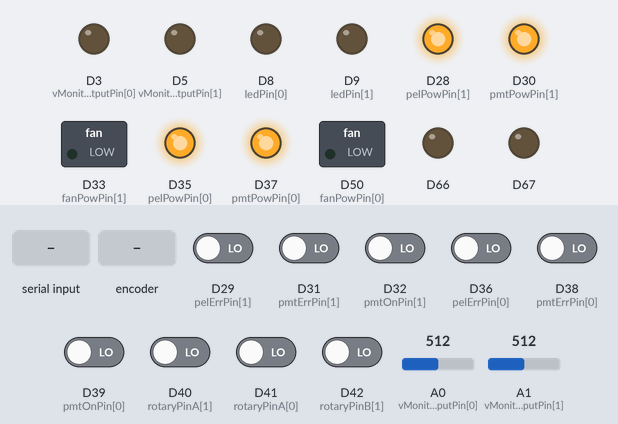
A sketch run on a simulated Arduino Due. Shown: switched loads named in the sketch (green lamp = pin HIGH), output pins drawn as LEDs (lit = HIGH). Dashed ring = blinking. The inputs (shaded band) are chosen by the test bench; at power-on: D29 (pelErrPin[1]), D31 (pmtErrPin[1]), D32 (pmtOnPin[1]), D36 (pelErrPin[0]), D38 (pmtErrPin[0]), D39 (pmtOnPin[0]), D40 (rotaryPinA[1]), D41 (rotaryPinA[0]), D42 (rotaryPinB[1]) LOW, A0 (vMonitorInputPin[0]) = 512, A1 (vMonitorInputPin[1]) = 512. What the sketch prints to the serial monitor is not drawn.

Above: at 1.2 s.
1.3 s: D31 (pmtErrPin[1]) driven HIGH
At 2.3 s:
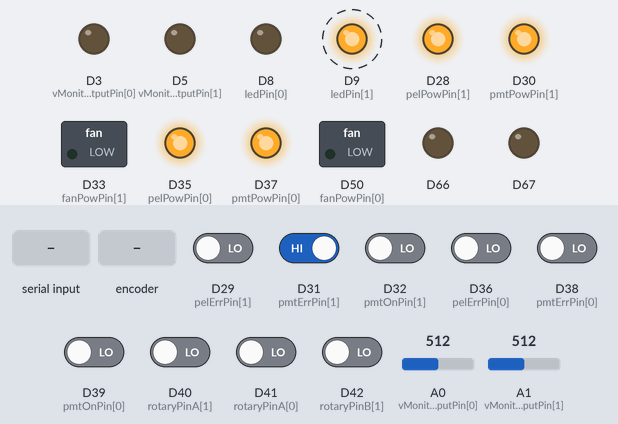
4.3 s: D38 (pmtErrPin[0]) driven HIGH
At 6.3 s:
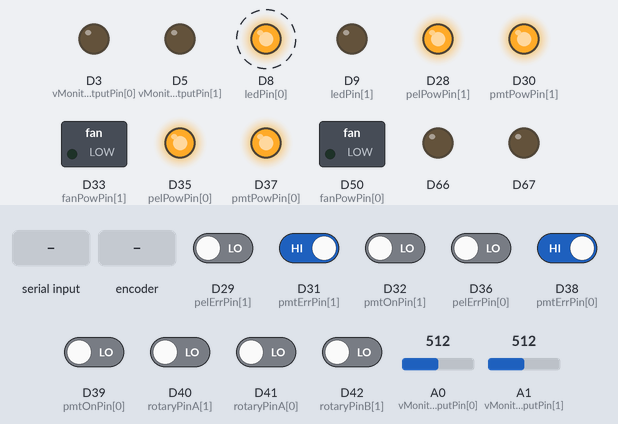
7.3 s: "pmt\n" received over Serial
At 10.2 s:
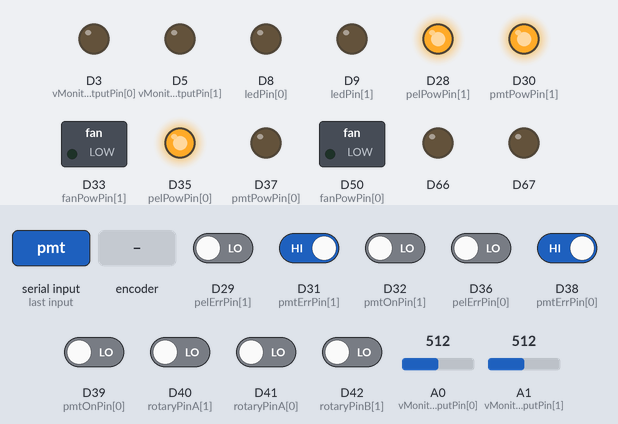
10.3 s: "pow\n" received over Serial
At 11.51 s:
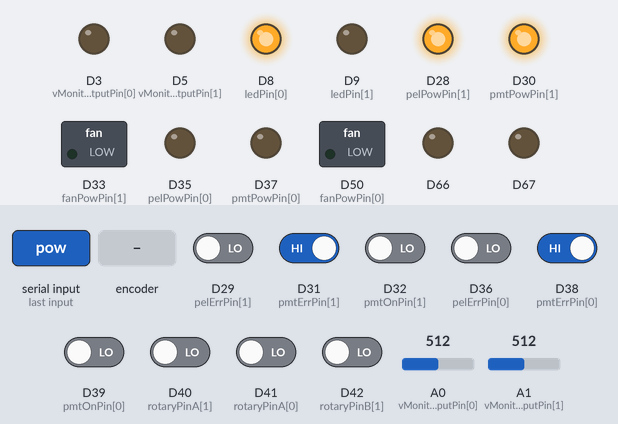
13.3 s: D31 (pmtErrPin[1]) driven LOW
At 13.51 s:
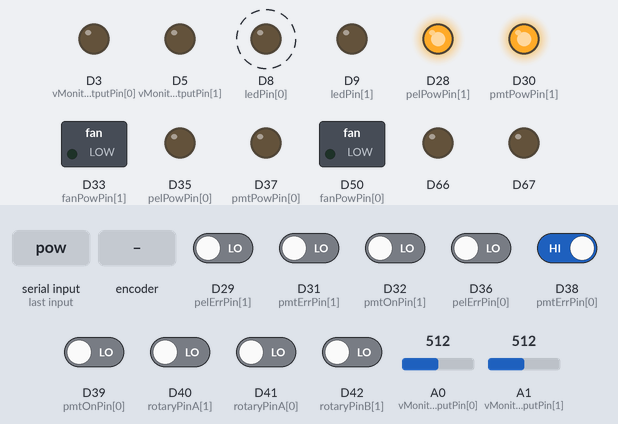
16.3 s: rotary encoder on D40 (rotaryPinA[1]) / D43 (rotaryPinB[0]) turned 1 step (first pin leading)
At 17.91 s:
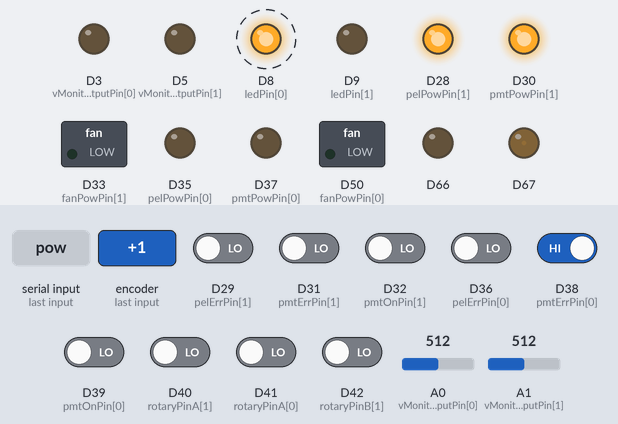
Timing chart, 0 to 20.5 s (numbered marks = the images above; inputs shaded):
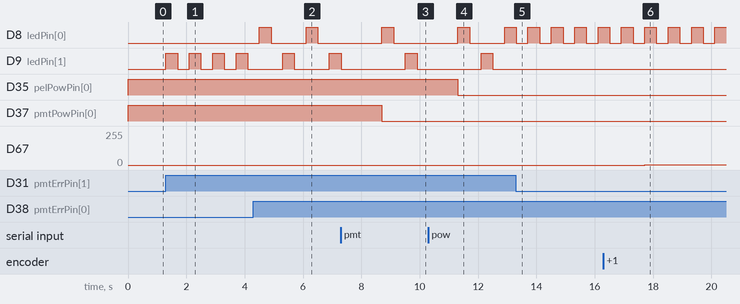

Measured:
- after the input at 1.3 s, D9 (ledPin[1]): alternates HIGH for 0.40 s and LOW for 0.40 s, starting at once
- after the input at 4.3 s, D8 (ledPin[0]): alternates HIGH for 0.40 s and LOW for 1.2 s, starting after 0.20 s
- after the input at 7.3 s, D37 (pmtPowPin[0]): HIGH → LOW after 1.4 s
- after the input at 10.3 s, D35 (pelPowPin[0]): HIGH → LOW after 1.0 s
- after the input at 13.3 s, D8 (ledPin[0]): alternates HIGH for 0.40 s and LOW for 0.40 s, starting after 0.41 s; D9 (ledPin[1]): stops changing and stays LOW
- after the input at 16.3 s, D67: 0/255 → 1/255 after 1.4 s

The sketch:

PMT_Controller_Arduino.ino
```cpp
// (licence header left out)
#if defined(ARDUINO_SAM_DUE)
#include <DueFlashStorage.h>
DueFlashStorage dueFlashStorage;
#define use_flash 1
#else
#include <EEPROM.h>
#define use_flash 0
#endif

const short debug = 1;
const short nPMT = 2; //number of PMT's connected to arduino

//Pins
const short pelPowPin[nPMT] = {35, 28}; //External connector pin number: 3
const short pelErrPin[nPMT] = {36, 29}; //External connector pin number: 5
const short pmtPowPin[nPMT] = {37, 30}; //External connector pin number: 7
const short pmtErrPin[nPMT] = {38, 31}; //External connector pin number: 9
const short pmtOnPin[nPMT] = {39, 32}; //External connector pin number: 11
const short vMonitorInputPin[nPMT] = {A0, A1}; //External connector pin number: 15 --- Analog input

#if defined(ARDUINO_SAM_DUE)
const short vltOutputPin[nPMT] = {DAC0, DAC1}; //External connector pin number: 17 --- Analog output
#else
const short vltOutputPin[nPMT] = {2, 4}; //External connector pin number: 17 --- Analog output (use 2- 13)
#endif
const short fanPowPin[nPMT] = {50, 33}; //External connector pin number: 19

//use for monitor panel.
const short vMonitorOutputPin[nPMT] = {3, 5}; //Output for vMonitorInput. --- Analog output (use 2- 13)

const short ledPin[nPMT] = {8, 9}; //Signal for PMT on/off and flickers during error use 2-13.

//Rotary encoder pin
const short rotaryPinA[nPMT] = {41, 40};
const short rotaryPinB[nPMT] = {43, 42};


//Voltage calibration
const int v_input_calib = 1024; //10 bit input. Pretty noisy.
const double vdd[nPMT] = {3.3, 3.3};

#if defined(ARDUINO_SAM_DUE) or defined(TEENSYDUINO)
const short n_bits = 10; //used only for Due.
const int v_output_calib = 1024; //10 bit output
#else
const short n_bits = 8; //
const int v_output_calib = 256; //8 bit output
#endif

//Rotaty encoder state values
long counter[nPMT] = {0, 0};
short rotaryCurrentState[nPMT] = {0, 0};
short rotaryLastState[nPMT] = {0, 0};
long counterMax = v_output_calib / 3.3; //maximum voltage ~1V

//EEPROM / flash saving
short counterAddress[nPMT] = {4, 8}; //stores counter in Flash

//PMT states
bool pmt_err[nPMT] = {false, false};
bool pel_err[nPMT] = {false, false};
bool pmt_on[nPMT] = {false, false};
bool vlt_change[nPMT] = {true, true};
bool auto_pmt_recov[nPMT] = {false, false}; //Auto-recovery on off.

//adjustments
double v_monitor[nPMT] = {0, 0};
double v_out[nPMT] = {0, 0};
int ledBrightness = v_output_calib;

void setup() {
  for (short i = 0; i < nPMT; i++) {
    pinMode (rotaryPinA[i], INPUT);
    pinMode (rotaryPinB[i], INPUT);
    pinMode (pelPowPin[i], OUTPUT);
    pinMode (pelErrPin[i], INPUT);
    pinMode (pmtPowPin[i], OUTPUT);
    pinMode (pmtErrPin[i], INPUT);
    pinMode (pmtOnPin[i], INPUT);
    pinMode (vltOutputPin[i], OUTPUT); //analog
    pinMode (vMonitorOutputPin[i], OUTPUT); //analog
    pinMode (vMonitorInputPin[i], INPUT);
    pinMode (fanPowPin[i], OUTPUT);
    pinMode (ledPin[i], OUTPUT);
    digitalWrite (pmtPowPin[i], LOW);
    digitalWrite (pelPowPin[i], LOW);
    digitalWrite (fanPowPin[i], LOW);
  }

  Serial.begin (115200);

#if n_bits > 8
  analogWriteResolution(n_bits);
  analogReadResolution(n_bits);
#endif

  for (short i = 0; i < nPMT; i++)
  {
    rotaryLastState[i] = digitalRead(rotaryPinA[i]);
    readFlash(i);
    vltChange(i);

    pmtOnOff(true, i);
  }

  Serial.print("Initialized\r");
}

void readFlash(short pmtID)
{
#if use_flash == 1
  byte* b4 = dueFlashStorage.readAddress(counterAddress[pmtID]);
  memcpy(&(counter[pmtID]), b4, 4);
#else
  EEPROM.get(counterAddress[pmtID], counter[pmtID]);
#endif
}

void writeFlash(short pmtID)
{
#if use_flash == 1
  byte b4[4];
  memcpy(b4, &(counter[pmtID]), 4);
  dueFlashStorage.write(counterAddress[pmtID], b4, 4);
#else
  EEPROM.put(counterAddress[pmtID], counter[pmtID]);
#endif
}

void rotaryEncoderProcess()
{
  for (short pmtID = 0; pmtID < nPMT; pmtID++)
  {
    rotaryCurrentState[pmtID] = digitalRead(rotaryPinA[pmtID]);
    if (rotaryCurrentState[pmtID] != rotaryLastState[pmtID]) {
      if (digitalRead(rotaryPinB[pmtID]) != rotaryCurrentState[pmtID]) {
        counter[pmtID] += 1;
      } else {
        counter[pmtID] -= 1;
      }
      vlt_change[pmtID] = true;
    }
    rotaryLastState[pmtID] = rotaryCurrentState[pmtID];
  }
}

void pmtRead()
{
  for (short i = 0; i < nPMT; i++)
  {
    pel_err[i] = digitalRead(pelErrPin[i]);
    pmt_err[i] = digitalRead(pmtErrPin[i]);
    pmt_on[i] = digitalRead(pmtOnPin[i]);

    if (pmt_err[i] || pel_err[i]) {
      vlt_change[i] = true;

      if (auto_pmt_recov[i])
      {
        pmtOnOff(false, i);
        delay(50);
        pmtOnOff(true, i);
      }
      else
      {
        analogWrite (ledPin[i], ledBrightness);
        delay(400);
        digitalWrite (ledPin[i], 0);
        delay(400);
      }
    }
    else if (pmt_on[i]) {
      analogWrite (ledPin[i], ledBrightness);
    }
    else {
      analogWrite (ledPin[i], 0);
    }

    v_monitor[i] = (double)analogRead(vMonitorInputPin[i]) * vdd[i] / (double)v_input_calib;
  } //for PMTID
}

void pmtWrite()
{
  if (Serial.available()) {
    String s = Serial.readStringUntil('\r');
    Serial.println(s);
    String s3 = s.substring(0, 3);
    char s4 = s[3];
    short pmtID = 0;
    if (s[3] == 'B')
      pmtID = 1;

    if (s3.equals("v_i")) //input
    {
      if (s.length() == 4)
      {
        Serial.print(v_out[pmtID]);
        Serial.print("\r");
      }
      else
      {
        int val = s.substring(4).toInt();
        counter[pmtID] = val;
        vlt_change[pmtID] = true;
      }
    }
    else if (s3.equals("v_m"))//monitor
    {
      Serial.print(v_monitor[pmtID]);
      Serial.print("\r");
    }
    else if (s3.equals("pmt")) {
      bool val = (bool)(s.substring(4).toInt());
      pmtOnOff(val, pmtID);
    }
    else if (s3.equals("pow")) {
      bool val = (bool)(s.substring(4).toInt());
      powOnOff(val, pmtID);
    }
    else if (s3.equals("aut")) {
      bool val = (bool)(s.substring(4).toInt());
      auto_pmt_recov[pmtID] = val;
    }
  }
}

void pmtOnOff(bool ON, short pmtID)
{
  if (ON) {
    powOnOff(true, pmtID);
  }

  digitalWrite (pmtPowPin[pmtID], ON);
  if (debug)
  {
    Serial.print("ID = ");
    Serial.print(pmtID);
    Serial.print(", PMT = ");
    Serial.println(ON);
  }
}

void powOnOff(bool ON, short pmtID)
{
  if (!ON) {
    pmtOnOff(false, pmtID);
  }
  digitalWrite (pelPowPin[pmtID], ON);

  if (debug)
  {
    Serial.print("ID = ");
    Serial.print(pmtID);
    Serial.print(", PEL = ");
    Serial.println(ON);
  }

}

void vltChange(short pmtID) {
  if (vlt_change[pmtID])
  {

    if (debug)
    {
      DisplayParameters(pmtID);
    }

    if (counter[pmtID] < 0)
    {
      counter[pmtID] = 0;
    }
    else if (counter[pmtID] > counterMax)
    {
      counter[pmtID] = counterMax;
    }

    //writeFlash(pmtID);

    if (pmt_err[pmtID])
      analogWrite(vltOutputPin[pmtID], 0);
    else
    {
      analogWrite(vltOutputPin[pmtID], counter[pmtID]);
      v_out[pmtID] = (1.0/6.0 + 2.0/3.0 * (double)counter[pmtID] / v_output_calib) * vdd[pmtID];
      if (debug)
      {
        Serial.print("; Voltage written = ");
        Serial.print(v_out[pmtID]);
        Serial.println();
      }
    }

  }
}

void DisplayParameters(int pmtID)
{
      Serial.print ("PMT ID = ");
      Serial.print(pmtID);
      Serial.print ("; Voltage = ");
      Serial.print (v_monitor[pmtID]);
      Serial.print("V; counter = ");
      Serial.print(counter[pmtID]);
      Serial.print("; on = ");
      Serial.print(pmt_on[pmtID]);
      Serial.print(pmt_err[pmtID]);
      Serial.print(pel_err[pmtID]);
      //Serial.print(vlt_change[pmtID]);
      //Serial.print(vltOutputPin[pmtID]);
      //Serial.println();
}

void loop()
{

  for (short i = 0; i < nPMT; i++)
    vlt_change[i] = false;
  rotaryEncoderProcess();
  pmtRead();
  pmtWrite();
  for (short i = 0; i < nPMT; i++)
    vltChange(i);
}
```
